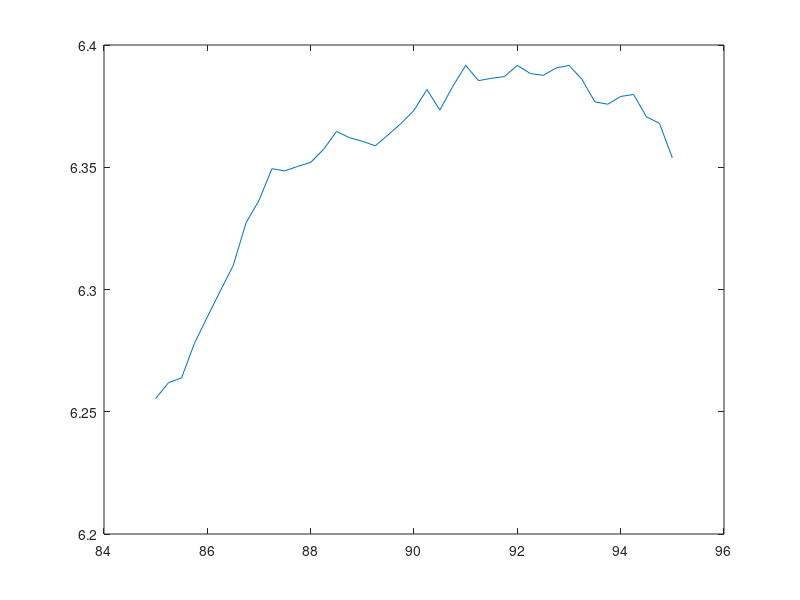

Source code (MATLAB):
r = 0.07;
sigma = 0.2;
K = 100;
TE = [1 2];
S0 = 100;

N = 10000;
S0 = repmat(S0, N, 1);
deltaT = TE(1) - 0;
S1 = S0.*exp((r-0.5*sigma^2)*deltaT + sigma * sqrt(deltaT)*randn(N,1));
deltaT = TE(2) - TE(1);
S2 = S1.*exp((r-0.5*sigma^2)*deltaT- + sigma * sqrt(deltaT)*randn(N,1));

CV = exp(-r*deltaT).*max(K-S2, 0);
X1 = [ones(N,1) max(K - S1,0) max(K-S1,0).^2 max(K-S1,0).^3];
b1 = regress(CV, X1)

X2 = [ones(N,1) S1 S1.^2 S1.^3];
b2 = regress(CV, X2)

xForPlot = (40:220)';
CV1forPlot = b1(1) * ones(size(xForPlot)) + b1(2)*max(K-xForPlot,0) + b1(3)*max(K-xForPlot,0).^2 + b1(4)*max(K-xForPlot,0).^3;
CV2forPlot = b2(1) * ones(size(xForPlot)) + b2(2)*xForPlot + b2(3)*xForPlot.^2 + b2(4)*xForPlot.^3;

%figure()
%plot(S1, CV, '.')
%hold on
%plot(xForPlot, CV1forPlot,'g','LineWidth',5)
%plot(xForPlot, CV2forPlot,'k','LineWidth',5)
%plot(xForPlot, max(K-xForPlot,0),'r','LineWidth',3)
%legend('Simulated CV', 'Fitted CV (polynomial in intrinsic)', 'Fitted CV (polynomial in spot)', 'Intrinsic')

optimalBoundary = 85:0.25:95;
valueAt1WithBoundary = zeros(size(optimalBoundary));
for i = 1:length(optimalBoundary)
    b = optimalBoundary(i);
    valueAt1WithBoundary(i) = mean(CV.*(S1>b) + max(K-S1,0).*(S1<=b));
end
figure()
plot(optimalBoundary, valueAt1WithBoundary)